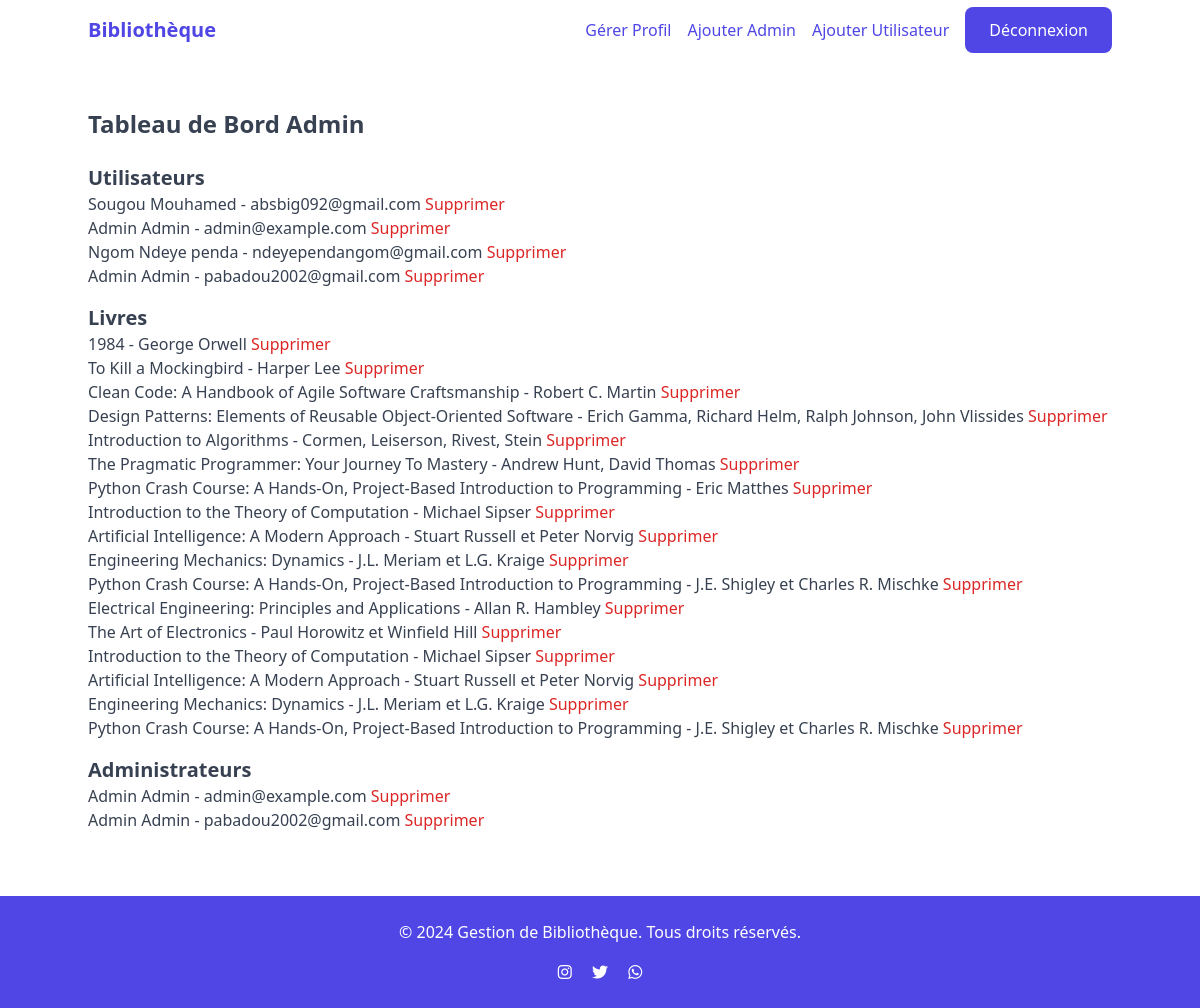
The app's page /admin_dashboard (signed in) with its own data.
### models.py (models this page shows, shortened)
class User(db.Model, UserMixin):
    id = db.Column(db.Integer, primary_key=True)
    nom = db.Column(db.String(50), nullable=False)
    prenom = db.Column(db.String(50), nullable=False)
    email = db.Column(db.String(120), unique=True, nullable=False)
    password = db.Column(db.String(60), nullable=False)
    is_admin = db.Column(db.Boolean, default=False)
    livreFavoris = db.Column(db.Text)
    commandes = db.Column(db.Text)

class Book(db.Model):
    id = db.Column(db.Integer, primary_key=True)
    titre = db.Column(db.String(100), nullable=False)
    auteur = db.Column(db.String(100), nullable=False)
    description = db.Column(db.Text, nullable=False)
    couverture = db.Column(db.String(120), nullable=False)
    prix = db.Column(db.Float, nullable=True)

### app.py (the view)
@app.route('/admin_dashboard')
@login_required
def admin_dashboard_route():
    if not current_user.is_admin:
        flash('Accès non autorisé.', 'danger')
        return redirect(url_for('index'))
    users = User.query.all()
    books = Book.query.all()
    return render_template('admin_dashboard.html', users=users, books=books)

### app.py (called while the page is built)
@login_manager.user_loader
def load_user(user_id):
    return User.query.get(int(user_id))

### templates/admin_dashboard.html (shortened to what this page needs)
<!DOCTYPE html>
<html lang="fr">
<head>
  <link href="https://cdn.jsdelivr.net/npm/tailwindcss@2.2.16/dist/tailwind.min.css" rel="stylesheet">
</head>
<body class="font-sans text-gray-700 bg-gray-100">
  <header class="bg-white shadow">
    <nav class="container mx-auto py-4 flex justify-between items-center">
      <a href="{{ url_for('index') }}" class="text-xl font-bold text-indigo-600">Bibliothèque</a>
      <ul class="flex space-x-4 ml-8">
        <li><a href="{{ url_for('manage_profile') }}" class="text-indigo-600 font-medium">Gérer Profil</a></li>
        <li><a href="{{ url_for('add_admin') }}" class="text-indigo-600 font-medium">Ajouter Admin</a></li>
        <li><a href="{{ url_for('add_user') }}" class="text-indigo-600 font-medium">Ajouter Utilisateur</a></li>
        <li><a href="{{ url_for('logout') }}" class="bg-indigo-600 text-white font-medium py-3 px-6 rounded-lg hover:bg-indigo-700">Déconnexion</a></li>
      </ul>
    </nav>
  <main>
<div class="container mx-auto py-12">
  <h2 class="text-2xl font-bold mb-6">Tableau de Bord Admin</h2>
  <div class="mb-4">
    <h3 class="text-xl font-bold">Utilisateurs</h3>
    <ul>
      {% for user in users %}
      <li>
        {{ user.nom }} {{ user.prenom }} - {{ user.email }}
        <form action="{{ url_for('remove_user', user_id=user.id) }}" method="POST" style="display: inline;">
          <button type="submit" class="text-red-600 hover:text-red-800">Supprimer</button>
        </form>
      </li>
      {% endfor %}
    </ul>
  </div>
  <div class="mb-4">
    <h3 class="text-xl font-bold">Livres</h3>
    <ul>
      {% for book in books %}
      <li>
        {{ book.titre }} - {{ book.auteur }}
        <form action="{{ url_for('remove_book', book_id=book.id) }}" method="POST" style="display: inline;">
          <button type="submit" class="text-red-600 hover:text-red-800">Supprimer</button>
        </form>
      </li>
      {% endfor %}
    </ul>
  </div>
  <div class="mb-4">
    <h3 class="text-xl font-bold">Administrateurs</h3>
    <ul>
      {% for admin in users %}
      {% if admin.is_admin %}
      <li>
        {{ admin.nom }} {{ admin.prenom }} - {{ admin.email }}
        <form action="{{ url_for('remove_admin', admin_id=admin.id) }}" method="POST" style="display: inline;">
          <button type="submit" class="text-red-600 hover:text-red-800">Supprimer</button>
        </form>
      </li>
      {% endif %}
      {% endfor %}
    </ul>
  </div>
</div>
  </main>
  <footer class="bg-indigo-600 text-white py-6">
    <div class="container mx-auto text-center">
      <p>&copy; 2024 Gestion de Bibliothèque. Tous droits réservés.</p>
      <div class="mt-4">
        <a href="#" class="text-white hover:text-gray-200 mr-4"><i class="fab fa-instagram"></i></a>
        <a href="#" class="text-white hover:text-gray-200 mr-4"><i class="fab fa-twitter"></i></a>
        <a href="#" class="text-white hover:text-gray-200"><i class="fab fa-whatsapp"></i></a>
      </div>
    </div>
  </footer>
</body>
</html>

### records on screen
User: nom "Sougou", prenom "Mouhamed", email "absbig092@gmail.com"
User: nom "Admin", prenom "Admin", email "admin@example.com"
User: nom "Ngom", prenom "Ndeye penda", email "ndeyependangom@gmail.com"
User: nom "Admin", prenom "Admin", email "pabadou2002@gmail.com"
Book: titre "1984", auteur "George Orwell"
Book: titre "To Kill a Mockingbird", auteur "Harper Lee"
Book: titre "Clean Code: A Handbook of Agile Software Craftsmanship", auteur "Robert C. Martin"
Book: titre "Design Patterns: Elements of Reusable Object-Oriented Software", auteur "Erich Gamma, Richard Helm, Ralph Johnson, John Vlissides"
Book: titre "Introduction to Algorithms", auteur "Cormen, Leiserson, Rivest, Stein"
Book: titre "The Pragmatic Programmer: Your Journey To Mastery", auteur "Andrew Hunt, David Thomas"
Book: titre "Python Crash Course: A Hands-On, Project-Based Introduction to Programming", auteur "Eric Matthes"
Book: titre "Introduction to the Theory of Computation", auteur "Michael Sipser"
Book: titre "Artificial Intelligence: A Modern Approach", auteur "Stuart Russell et Peter Norvig"
Book: titre "Engineering Mechanics: Dynamics", auteur "J.L. Meriam et L.G. Kraige"
Book: titre "Python Crash Course: A Hands-On, Project-Based Introduction to Programming", auteur "J.E. Shigley et Charles R. Mischke"
Book: titre "Electrical Engineering: Principles and Applications", auteur "Allan R. Hambley"
Book: titre "The Art of Electronics", auteur "Paul Horowitz et Winfield Hill"
Book: titre "Introduction to the Theory of Computation", auteur "Michael Sipser"
Book: titre "Artificial Intelligence: A Modern Approach", auteur "Stuart Russell et Peter Norvig"
Book: titre "Engineering Mechanics: Dynamics", auteur "J.L. Meriam et L.G. Kraige"
Book: titre "Python Crash Course: A Hands-On, Project-Based Introduction to Programming", auteur "J.E. Shigley et Charles R. Mischke"
